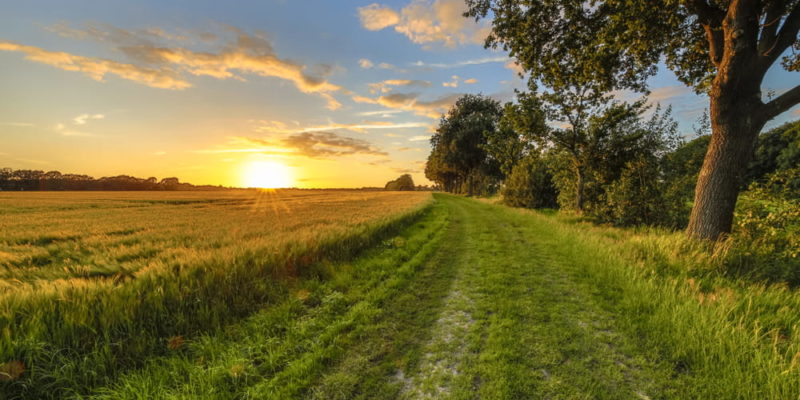
#> input picture CLASE3/IMAGENGG.jpg, 800 x 400 px, found by its file name
$ python codigo2.py
#> lines starting #> are read from the running program, lines starting #| are printed output that depends on the picture
"""lectura de imagen"""
import  numpy as np
import cv2
"realizar la lectura de una imagen"
#------BGR---------
img=cv2.imread("C:\\Users\\LENOVO\\Desktop\\CLASES PYTHON\\clase3\\IMAGENGG.jpg")
#> img is the input picture: shape (400, 800, 3); mean B, G, R 60.8, 108.9, 117.1
#determinar dimensiones
dimen=img.ndim
#> dimen = 3
#determinar la forma
forma=img.shape
#> forma = (400, 800, 3)
print("dimensiones:", dimen)
#| dimensiones: 3
print("forma:", forma)
#| forma: (400, 800, 3)
#matrices de las capas, a
b=img[:,:,0]
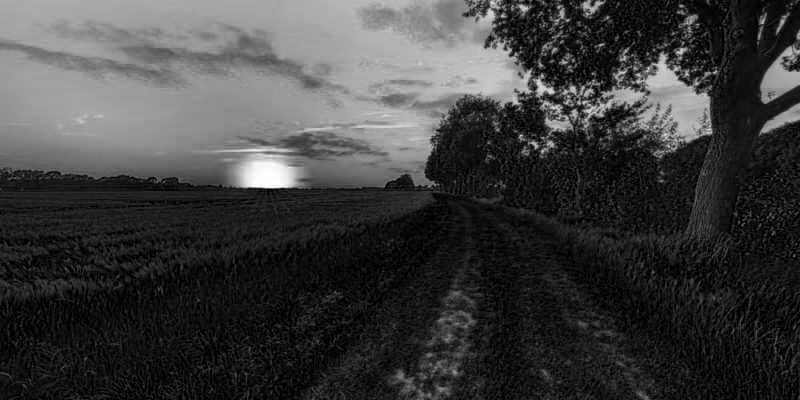
#> b: shape (400, 800); min 0, max 255, mean 60.8
g=img[:,:,1]
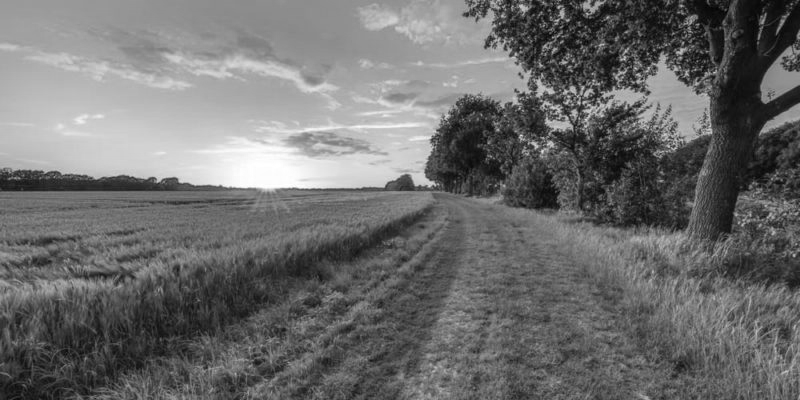
#> g: shape (400, 800); min 1, max 255, mean 108.9
r=img[:,:,2]
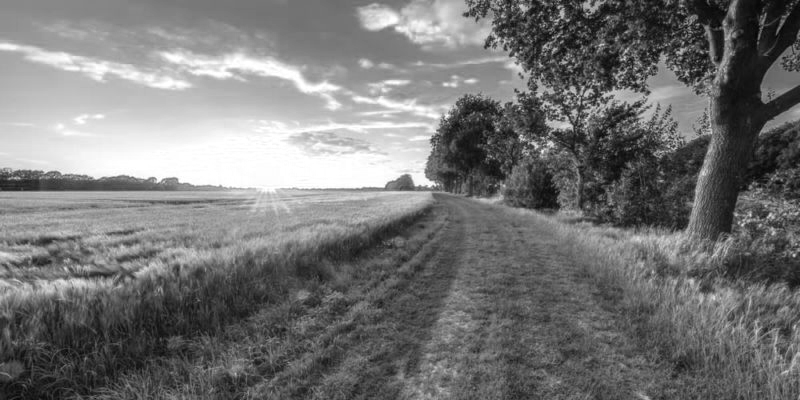
#> r: shape (400, 800); min 1, max 255, mean 117.1
cv2.imshow("imagen1", img)
#eliminar capa rojo
img[:,:,2]=0 #revisar
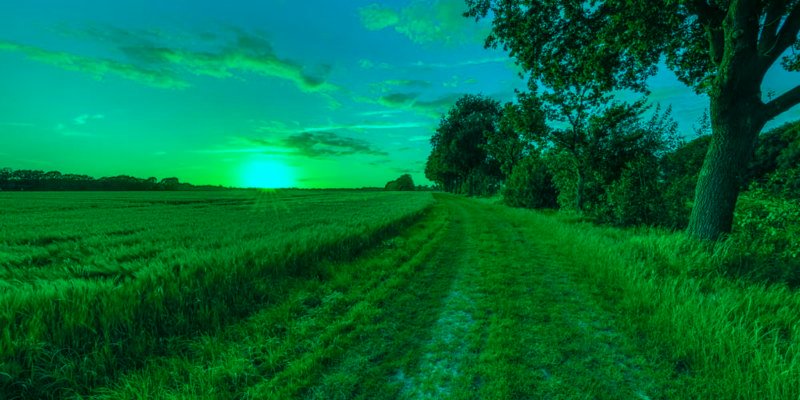
#> img: shape (400, 800, 3); mean B, G, R 60.8, 108.9, 0
cv2.imshow("imagen sin rojo", img)
#combinacion de  capas
ig=0.29*r+0.58*g+0.114*b
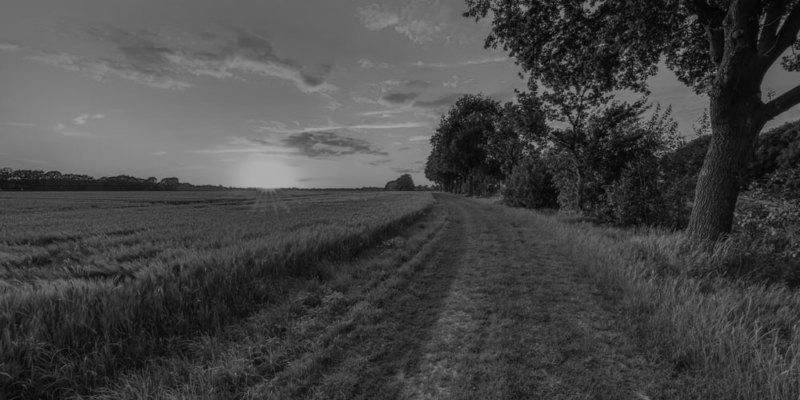
#> ig: shape (400, 800) float64; min 0.58, max 176.7, mean 70.1
#convertir a entero
i2=np.uint8(ig)
#ECUALIZAR EL HISTOGRAMA
i2e=cv2.equalizeHist(i2)
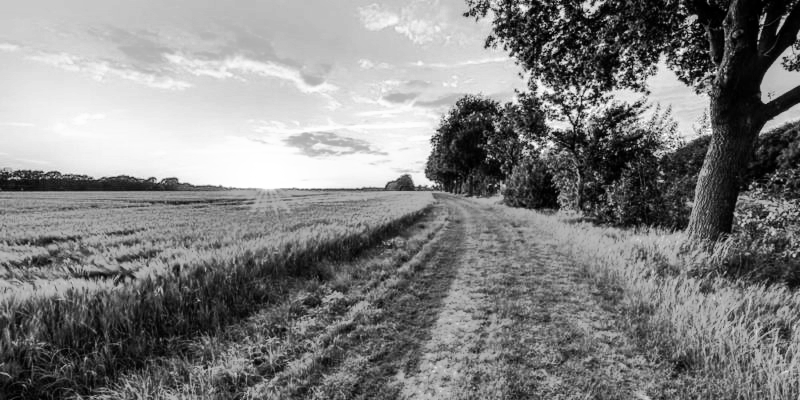
#> i2e: shape (400, 800); min 0, max 255, mean 128.6
cv2.imshow("imagen en escala grises", i2)
cv2.imshow("imagen equalizada", i2e)
#calcular el histograma a escala de grises
#histograma muestra los niveles de intensidad vs cantidad de pixeles
#pixel elemento de la matriz Intensidad
#[i2] es la imagen, [0] es valor escala gris, None,
histo=cv2.calcHist([i2],[0],None, [256],[0,256])
#> histo = 256 values, max 4385 at index 65, min 0 at index 177, mean 1250
histoe=cv2.calcHist([i2e],[0],None, [256],[0,256])
#> histoe = 256 values, max 4385 at index 139, min 0 at index 7, mean 1250
cv2.waitKey(0)
from  matplotlib import pyplot as plt
plt.subplot(121)
plt.plot(histo)
plt.title("HISTOGRAMA")
plt.xlabel("nivel de intensidad")
plt.ylabel("numero de pixeles")
plt.grid()

plt.subplot(122)
plt.plot(histoe)
plt.title("HISTOGRAMA equalizado")
plt.xlabel("nivel de intensidad")
plt.ylabel("numero de pixeles")
plt.grid()
plt.show()
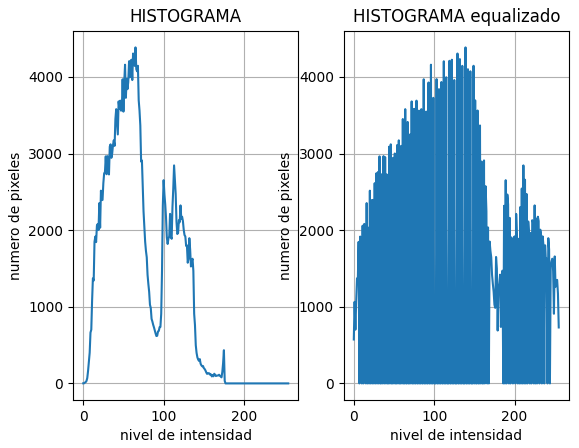
#> figure drawn by matplotlib, 2 panels; panel 1: curve peaks at x = 65, y = 4385; panel 2: curve peaks at x = 139, y = 4385
